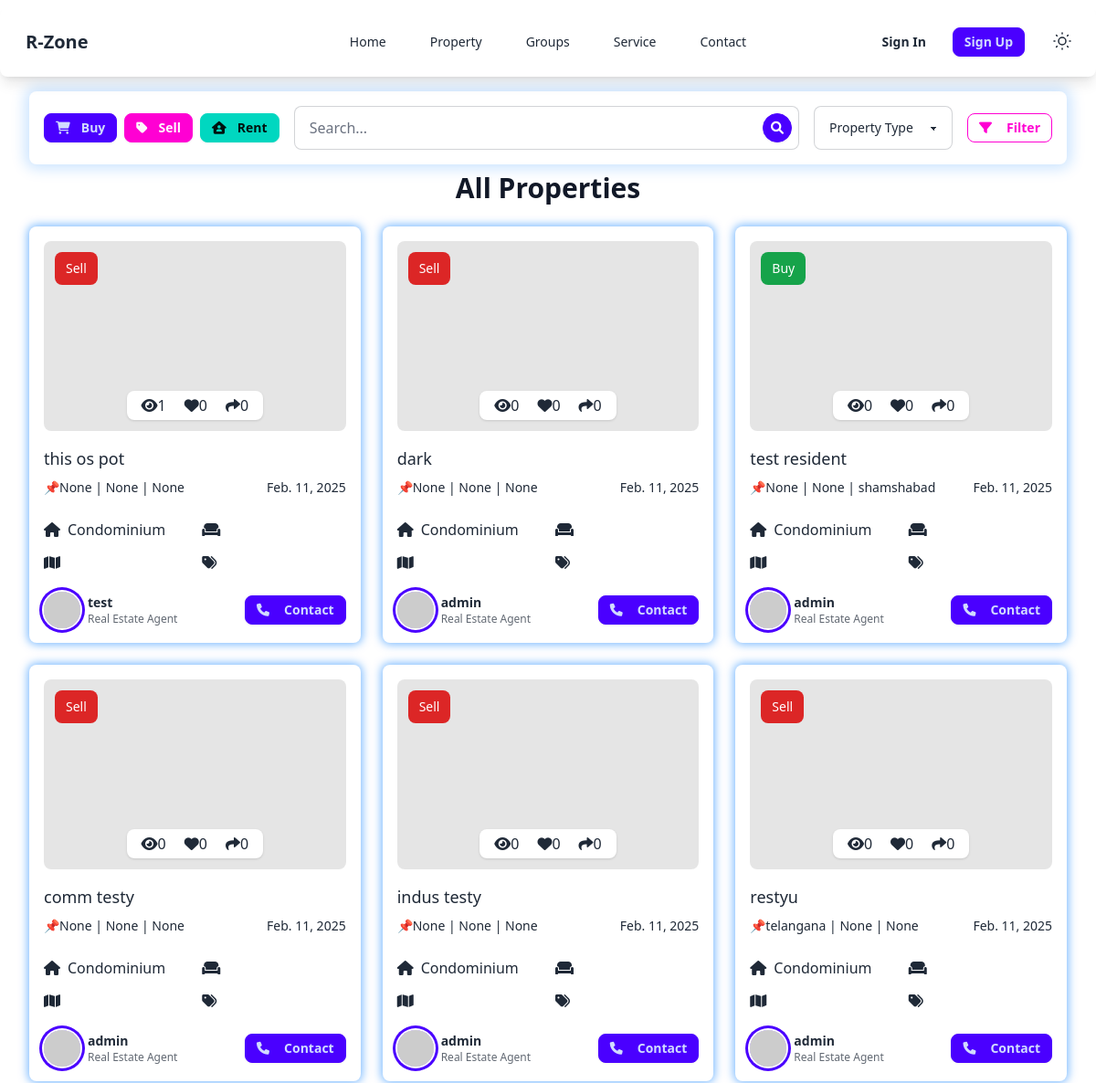
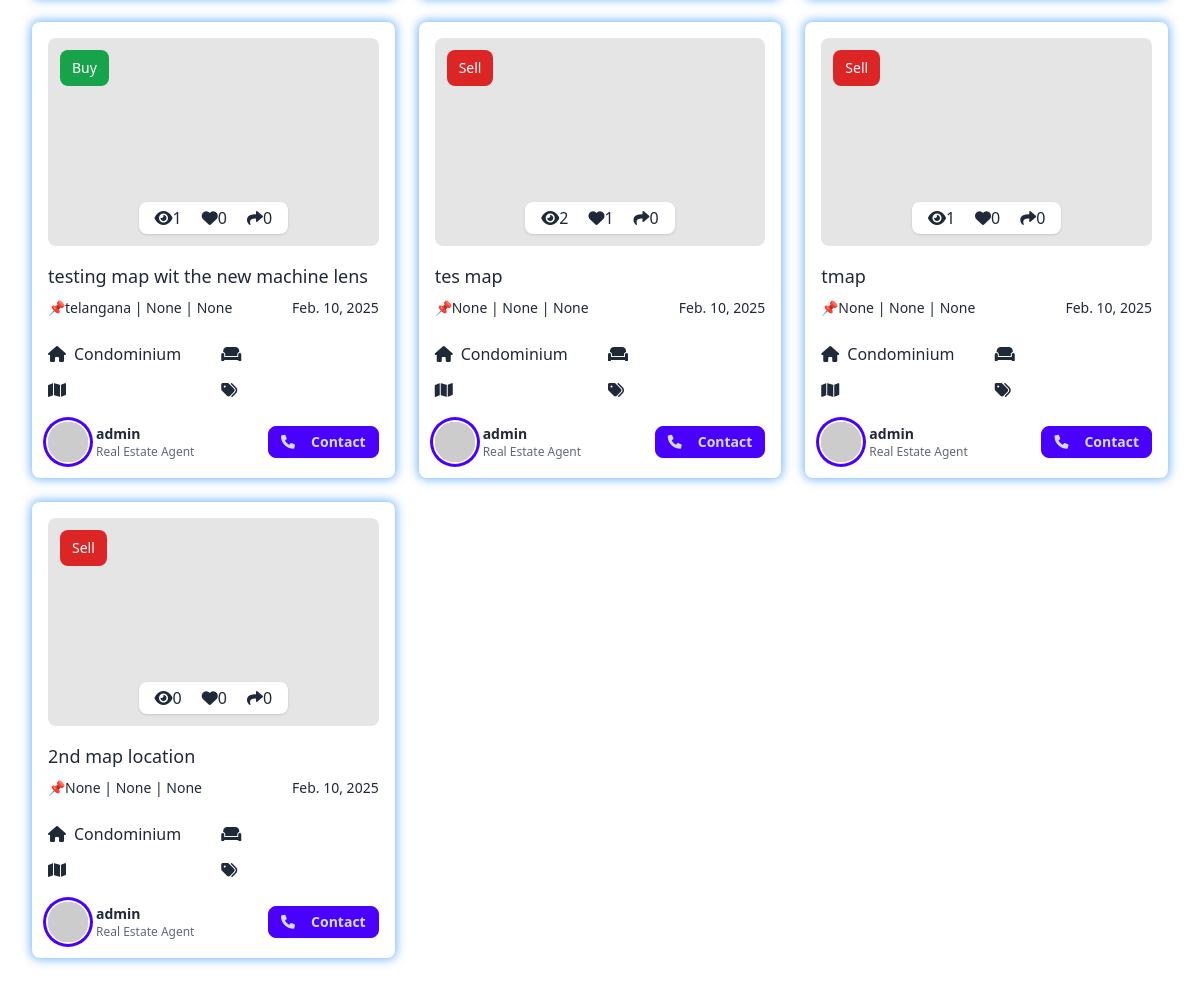
/properties/, run on an earlier commit of the app's database (2 pictures, top to bottom).
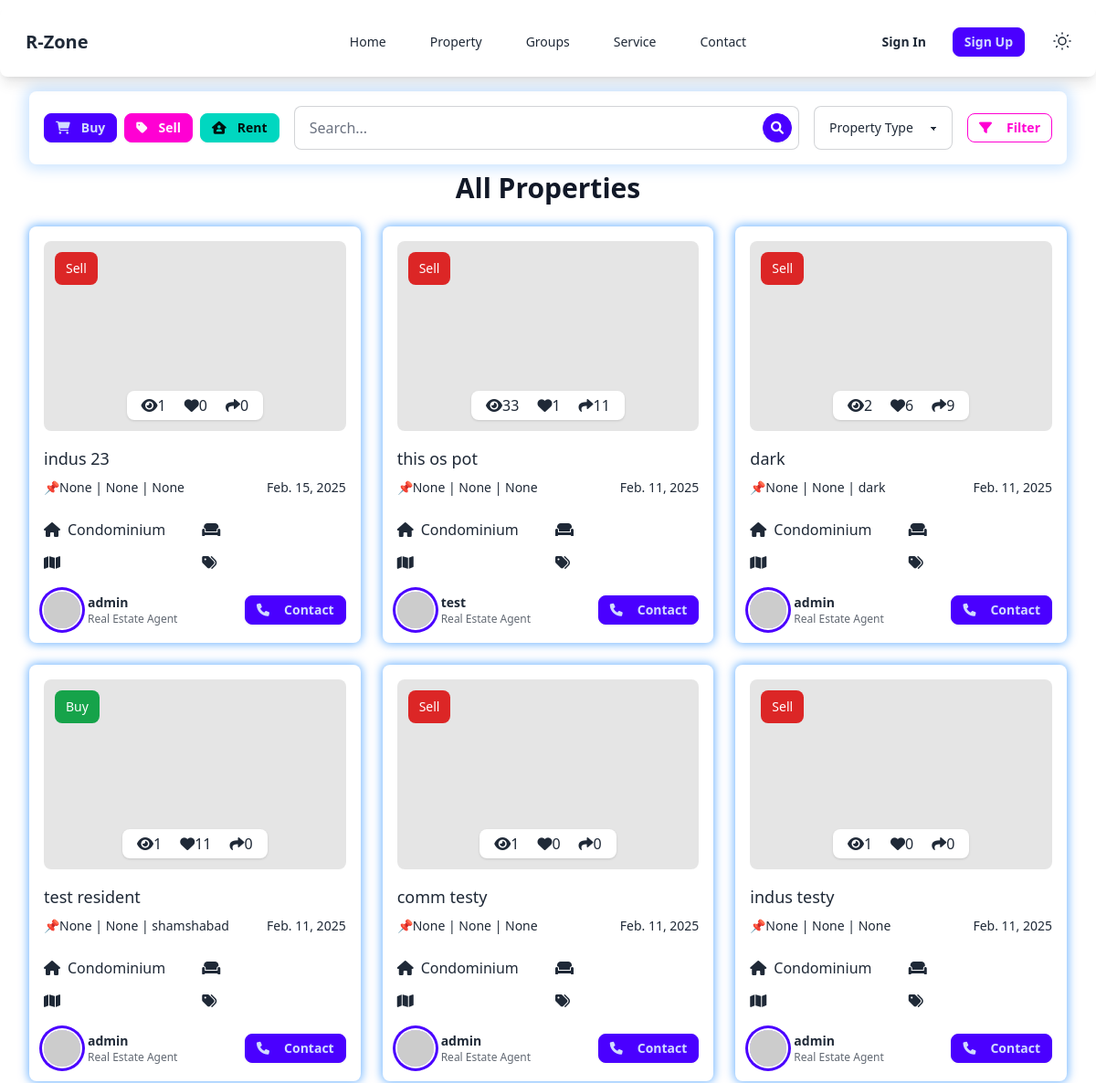
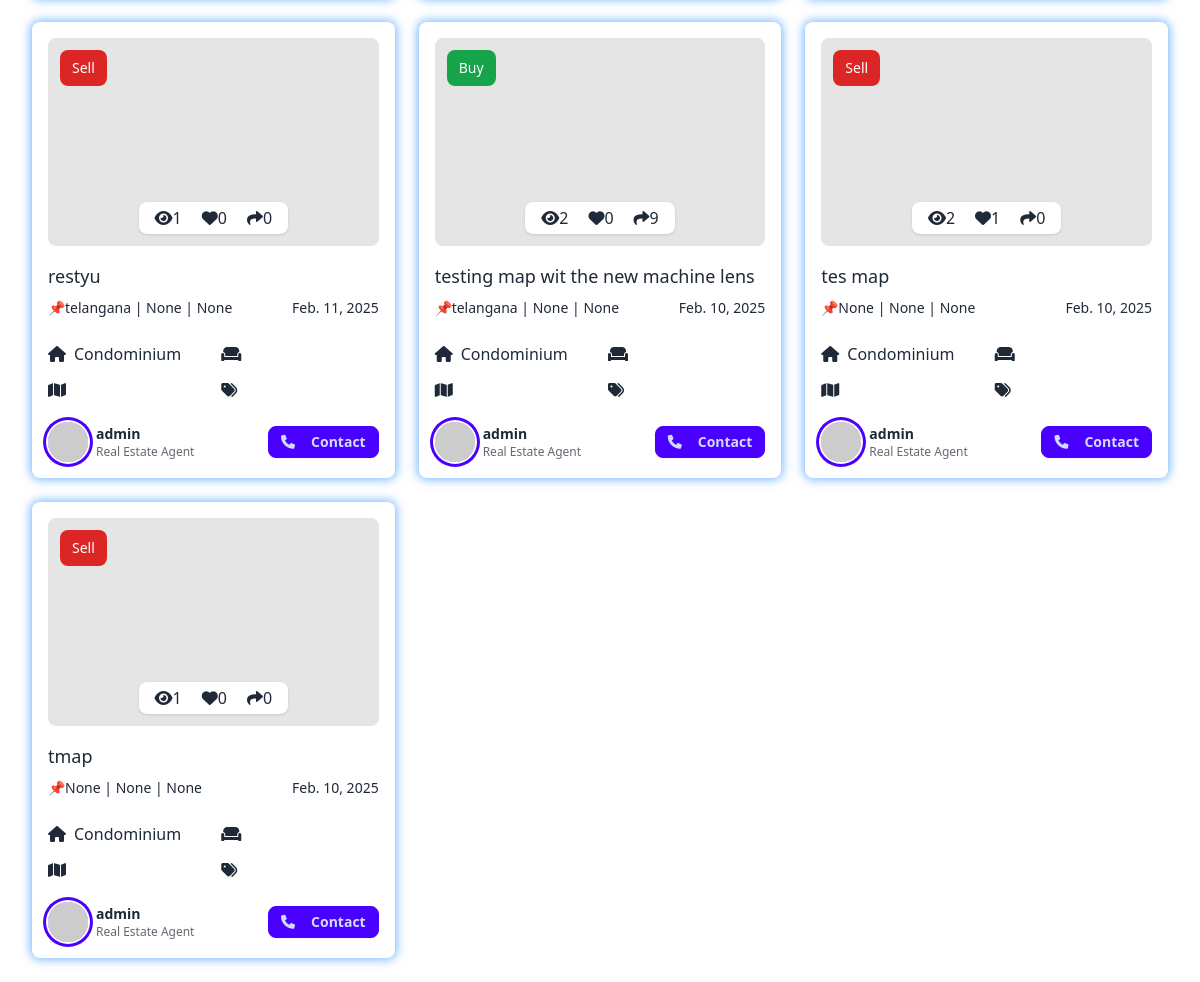
And on a later commit of the database (2 pictures, top to bottom).
### property/models.py (models this page shows, shortened)
class Property(models.Model):
    user = models.ForeignKey(settings.AUTH_USER_MODEL, on_delete=models.CASCADE, related_name='properties')
    title = models.CharField(max_length=255)
    slug = models.SlugField(max_length=255, unique=True, blank=True, null=True)  # SEO-friendly URL
    contact_phone = models.CharField(max_length=20)
    description = models.TextField(max_length=1000, blank=True, null=True)  # Limit description to 1000 characters
    location = models.CharField(max_length=255, blank=True, null=True)  # General location (e.g., neighborhood, city)
    latitude = models.DecimalField(max_digits=9, decimal_places=6, blank=True, null=True)
    longitude = models.DecimalField(max_digits=9, decimal_places=6, blank=True, null=True)
    country = models.CharField(max_length=100, blank=True, null=True)  # Country
    state = models.CharField(max_length=100, blank=True, null=True)  # State or province
    district = models.CharField(max_length=100, blank=True, null=True)  # District
    subdivision = models.CharField(max_length=100, blank=True, null=True)  # Subdivision (e.g., mandal, sub-district)
    village = models.CharField(max_length=100, blank=True, null=True)  # Village or town
    pincode = models.CharField(max_length=10, blank=True, null=True)  # Postal code or ZIP code
    deal_type = models.CharField(max_length=50, choices=DEAL_TYPE_CHOICES, default='SELL')
    status = models.CharField(max_length=50, choices=STATUS_CHOICES, default='AVAILABLE')  # Tracks availability status
    listing_date = models.DateField(auto_now_add=True, null=True)  # Automatically set when created (IST)
    updated_date = models.DateTimeField(auto_now=True)   # Automatically updated on every save
    is_published = models.BooleanField(default=True)  # True if property is published
    featured = models.BooleanField(default=False)  # Highlight featured properties
    contact_email = models.EmailField(blank=True, null=True)  # Contact email for inquiries
    class Meta:
        ordering = ['-listing_date']  # Default ordering for queries
    def save(self, *args, **kwargs):
        if not self.slug:
            self.slug = slugify(self.title)
            original_slug = self.slug
            counter = 1
            while self.__class__.objects.filter(slug=self.slug).exists():
                self.slug = f"{original_slug}-{counter}"
                counter += 1
        if self.location and (not self.latitude or not self.longitude):
            latitude, longitude = extract_lat_lon_from_gmaps_url(self.location)
            if latitude and longitude:
                self.latitude = latitude
                self.longitude = longitude
        super().save(*args, **kwargs)

### account/models.py (models this page shows, shortened)
class Account(AbstractBaseUser):
    first_name      = models.CharField(max_length=50)
    last_name       = models.CharField(max_length=50)
    username        = models.CharField(max_length=50, unique=True)
    email           = models.EmailField(max_length=100, unique=True)  # Changed to EmailField
    phone_number    = models.CharField(max_length=15, blank=True, null=True)
    profile_picture = models.ImageField(upload_to='profile_pictures/', blank=True, null=True)
    country         = models.CharField(max_length=50, blank=True, null=True)
    state           = models.CharField(max_length=50, blank=True, null=True)
    district        = models.CharField(max_length=50, blank=True, null=True)
    location        = models.CharField(max_length=50, blank=True, null=True)
    date_of_birth   = models.DateField(blank=True, null=True)
    bio             = models.TextField(blank=True, null=True)
    website         = models.URLField(blank=True, null=True)
    social_media_links = models.JSONField(
        default=dict,
        blank=True,
        null=True,
        help_text="Store social media links as a JSON object. Example: {'facebook': 'https://facebook.com/user', 'instagram': 'https://instagram.com/user'}"
    )
    date_joined     = models.DateTimeField(auto_now_add=True)
    last_login      = models.DateTimeField(auto_now=True)  # Changed to auto_now
    is_admin        = models.BooleanField(default=False)
    is_staff        = models.BooleanField(default=False)
    is_active       = models.BooleanField(default=True)  # Changed default to True
    is_superadmin   = models.BooleanField(default=False)
    USERNAME_FIELD = "email"
    REQUIRED_FIELDS = ['username', 'first_name', 'last_name']
    objects = MyAccountManager()

### property/views.py (the view)
# urls.py: path('properties/', property_list, name='property_list'),
def property_list(request, property_type=None):
    if property_type == 'land':
        queryset = LandProperty.objects.filter(is_published=True).order_by('-listing_date')
    elif property_type == 'residential':
        queryset = ResidentialProperty.objects.filter(is_published=True).order_by('-listing_date')
    elif property_type == 'commercial':
        queryset = CommercialProperty.objects.filter(is_published=True).order_by('-listing_date')
    elif property_type == 'industrial':
        queryset = IndustrialProperty.objects.filter(is_published=True).order_by('-listing_date')
    else:
        queryset = Property.objects.filter(is_published=True).order_by('-listing_date')
    page_obj = paginate_queryset(request, queryset, items_per_page=10)
    properties_with_activity = []
    for property in page_obj:
        activity_data = get_property_activity(property.id)
        property.total_views = activity_data["views"]  # Attach views to the property object
        property.total_likes = activity_data["likes"]  # Attach likes to the property object
        property.total_shares = activity_data["shares"]  # Attach shares to the property object
        properties_with_activity.append(property)
    context = {
        'page_obj': page_obj,
        'property_type': property_type,
    }
    return render(request, 'property/property_list.html', context)

### property/views.py (called while the page is built)
def paginate_queryset(request, queryset, items_per_page=10):
    paginator = Paginator(queryset, items_per_page)
    page_number = request.GET.get('page', 1)  # Default to page 1 if no page is specified
    return paginator.get_page(page_number)

### templates/property/property_list.html (shortened to what the changed rows need)
{% extends 'base.html' %}
{% load static %}
{% block content %}
{% load static %}
<head>
    <link href="https://cdnjs.cloudflare.com/ajax/libs/font-awesome/6.0.0-beta3/css/all.min.css" rel="stylesheet">
    <link href="https://cdn.jsdelivr.net/npm/remixicon@3.5.0/fonts/remixicon.css" rel="stylesheet">
    <link rel="stylesheet" href="https://cdnjs.cloudflare.com/ajax/libs/remixicon/3.5.0/remixicon.css">
    <link href="https://cdn.jsdelivr.net/npm/remixicon@3.5.0/fonts/remixicon.css" rel="stylesheet">
  </head>
  <h1 class="text-3xl font-bold mb-6 text-center text-gray-900 dark:text-gray-100">
    {% if property_type %}
      {{ property_type|title }} Properties
    {% else %}
      All Properties
    {% endif %}
  </h1>
  <div class="w-full px-4 sm:px-6 lg:px-8">
    <div class="grid grid-cols-1 sm:grid-cols-2 lg:grid-cols-3 xl:grid-cols-4 gap-6 mx-auto">
      {% for property in page_obj %}
        <div class="relative mx-auto w-full">
          <a href="{% url 'property_detail' property.slug %}" class="relative inline-block transition-transform transform hover:-translate-y-2 w-full">
            <div class="p-4 rounded-lg bg-base-100 shadow-[0_0_10px_2px_rgba(0,123,255,0.5)] dark:shadow-[0_0_15px_3px_rgba(255,255,255,0.2)]">
              <div class="flex justify-center relative rounded-lg overflow-hidden h-52">
                <div class="absolute inset-0 bg-cover bg-center" style="background-image: url('https://images.unsplash.com/photo-1517841905240-472988babdf9?ixlib=rb-1.2.1&ixid=eyJhcHBfaWQiOjEyMDd9&auto=format&fit=crop&w=334&q=80');"></div>
                <div class="transition-transform duration-500 transform ease-in-out hover:scale-110 w-full">
                  <div class="absolute inset-0 bg-black opacity-10"></div>
                </div>
                <div class="absolute flex justify-center bottom-0 mb-3">
                  <div class="flex bg-base-100 px-4 py-1 space-x-5 rounded-lg shadow">
                    <p class="flex items-center font-medium text-base-content">
                      <i class="fa-solid fa-eye"></i> {{ property.total_views }}
                    </p>
                    <p class="flex items-center font-medium text-base-content">
                      <i class="fa-solid fa-heart"></i> {{ property.total_likes }}
                    </p>
                    <p class="flex items-center font-medium text-base-content">
                      <i class="fa-solid fa-share"></i> {{ property.total_shares }}
                    </p>
                  </div>
                </div>
                <span class="absolute top-0 left-0 mt-3 ml-3 px-3 py-2 rounded-lg z-10 text-sm font-medium text-white {% if property.deal_type == 'SELL' %} bg-red-600 dark:bg-red-400
                {% elif property.deal_type == 'BUY' %} bg-green-600 dark:bg-green-400
                {% elif property.deal_type == 'RENT' %} bg-blue-600 dark:bg-blue-400
                {% else %} bg-gray-700 dark:bg-gray-500 {% endif %}">
                  {{ property.get_deal_type_display }}
                </span>
              </div>
              <div class="mt-4">
                <h2 class="font-medium text-lg text-base-content truncate" title="New York">
                  {{ property.title }}
                </h2>
                <p class="mt-2 text-sm text-base-content truncate" title="New York, NY 10004, United States">
                  📌{{ property.state }} | {{ property.subdivision }} | {{ property.village }} <span class="float-right">{{ property.listing_date }}</span>
                </p>
              </div>
              <div class="grid grid-cols-2 gap-4 mt-6">
                <p class="inline-flex items-center text-base-content">
                  <i class="fa-solid fa-house mr-2"></i> Condominium
                </p>
                <p class="inline-flex items-center text-base-content">
                  <i class="fa-solid fa-couch mr-2"></i> {{ property.distance_from_road }}
                </p>
                <p class="inline-flex items-center text-base-content">
                  <i class="fa-solid fa-map mr-2"></i> {{ property.total_area }} {{ property.area_unit }}
                </p>
                <p class="inline-flex items-center text-base-content">
                  <i class="fa-solid fa-tags mr-2"></i> {{ property.price }}
                </p>
              </div>
              <div class="grid grid-cols-2 mt-6">
                <div class="flex items-center">
                  <div class="avatar">
                    <div class="w-10 rounded-full ring ring-primary ring-offset-base-100 ring-offset-2">
                      <img src="https://randomuser.me/api/portraits/men/32.jpg" alt="User">
                    </div>
                  </div>
                  <div class="ml-2">
                    <p class="text-sm font-semibold text-base-content">{{ property.user.username }}</p>
                    <p class="text-xs text-base-content/70">Real Estate Agent</p>
                  </div>
                </div>
                <div class="flex justify-end items-center">
                  <button class="btn btn-primary btn-sm">
                    <i class="fa-solid fa-phone mr-2"></i> Contact
                  </button>
                </div>
              </div>
            </div>
          </a>
        </div>
      {% empty %}
        <p class="text-base-content dark:text-base-content/70 text-center py-6 col-span-4">No properties available.</p>
      {% endfor %}
    </div>
  </div>
<br>
{% endblock %}

What changed in the data, as far as the page shows it:
no longer on this page (row unchanged): Property: total_views "0", total_likes "0", total_shares "0", deal_type "Sell", title "2nd map location", state "None", subdivision "None", village "None", listing_date "Feb. 10, 2025", user.username "admin"
added Property: total_views "1", total_likes "0", total_shares "0", deal_type "Sell", title "indus 23", state "None", subdivision "None", village "None", listing_date "Feb. 15, 2025", user.username "admin"
changed Property "this os pot": total_views "1" → "33"; total_likes "0" → "1"; total_shares "0" → "11"
changed Property "dark": total_views "0" → "2"; total_likes "0" → "6"; total_shares "0" → "9"; village "None" → "dark"
computed for Property "test resident": total_views "0" → "1"; total_likes "0" → "11"
computed for Property "comm testy": total_views "0" → "1"
computed for Property "indus testy": total_views "0" → "1"
changed Property "restyu": total_views "0" → "1"
computed for Property "testing map wit the new machine lens": total_views "1" → "2"; total_shares "0" → "9"
